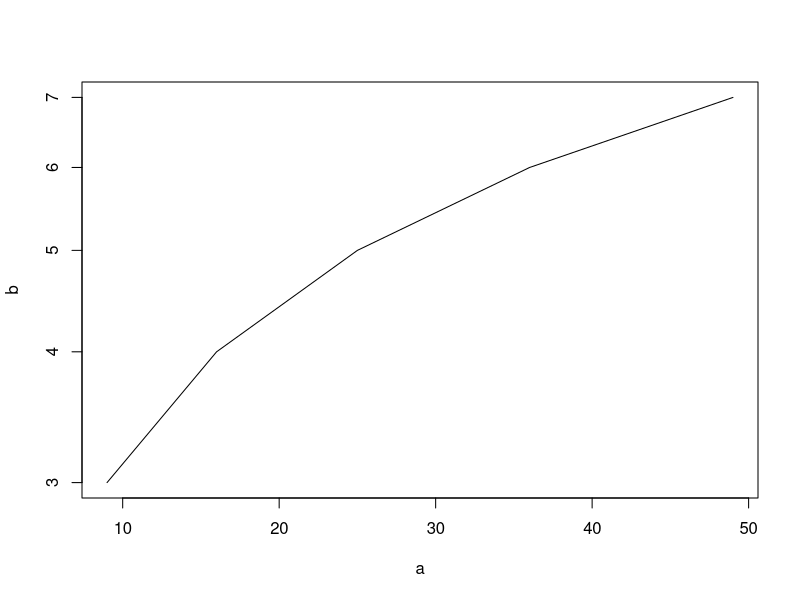
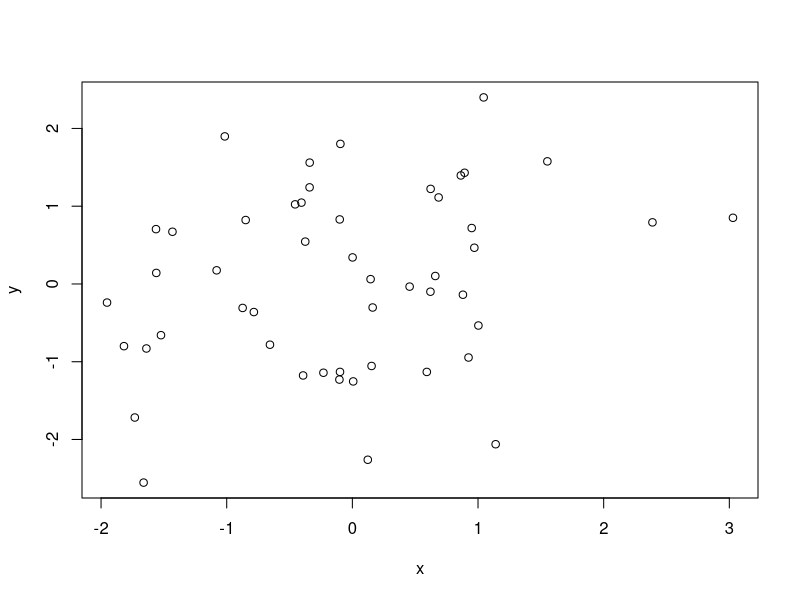
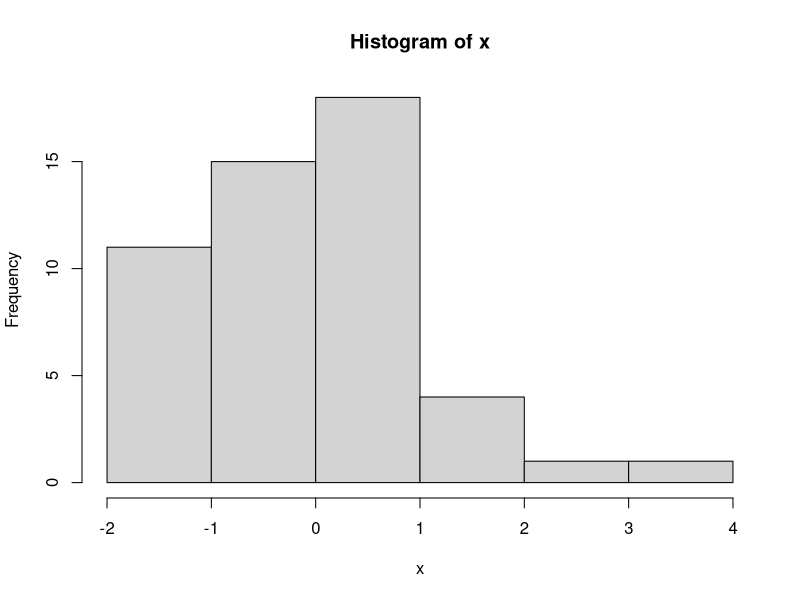
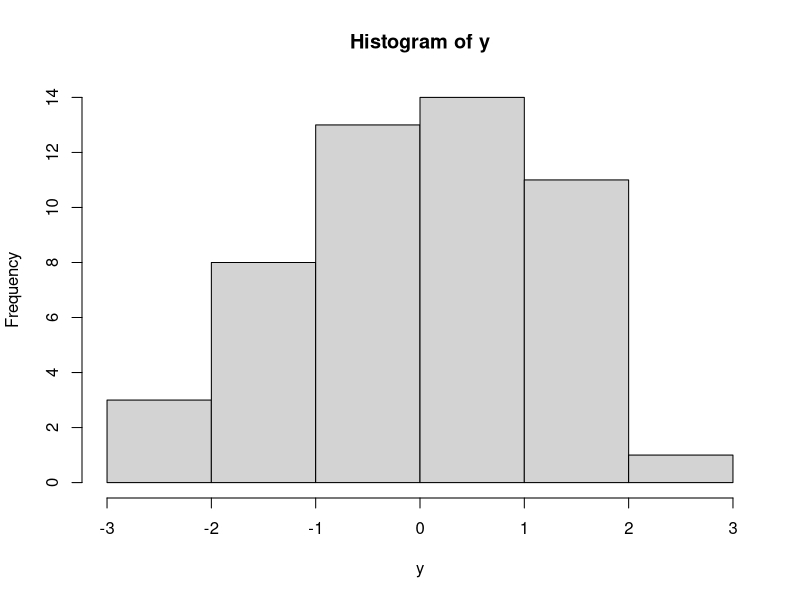
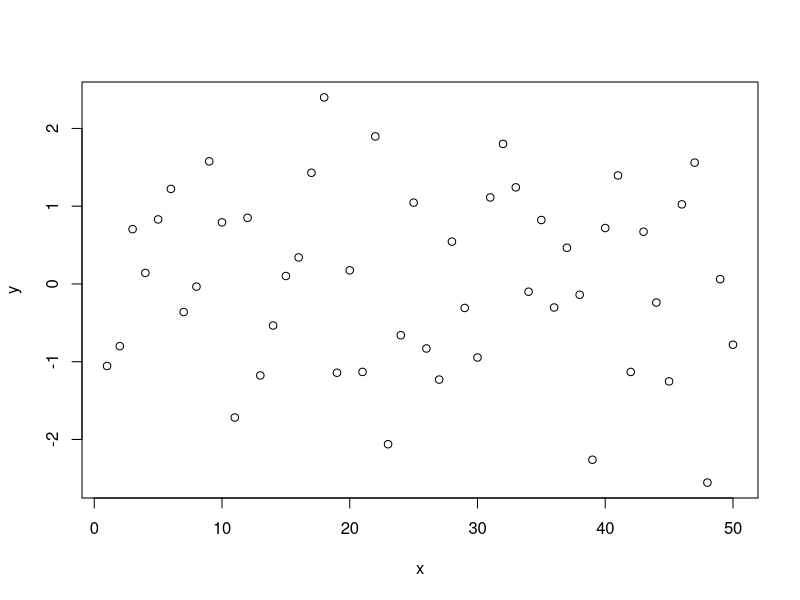
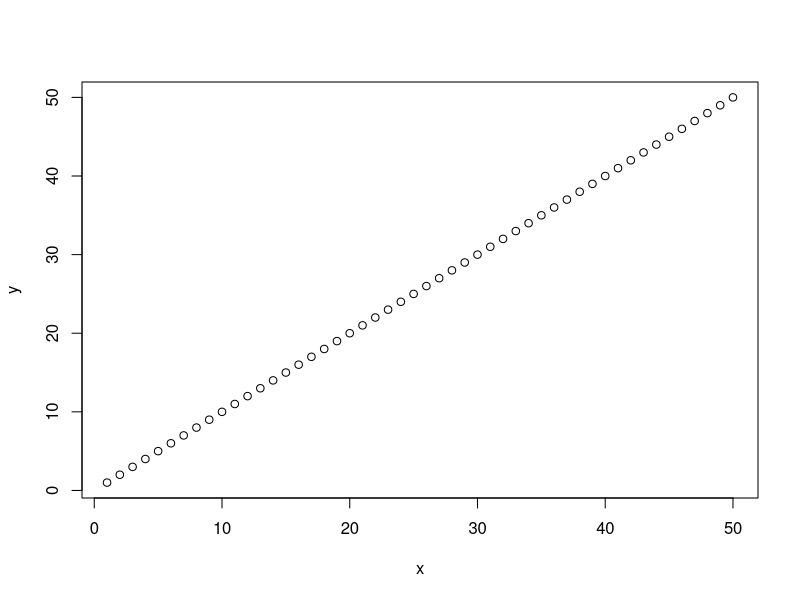
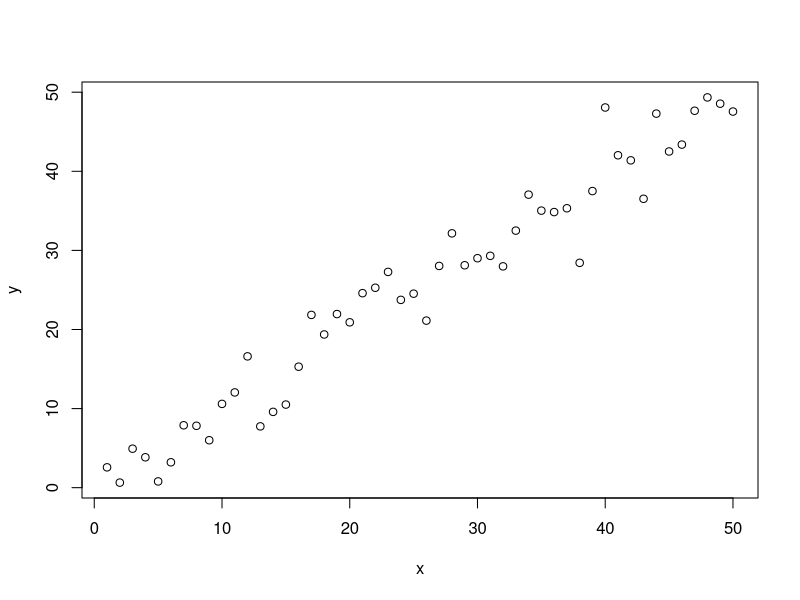
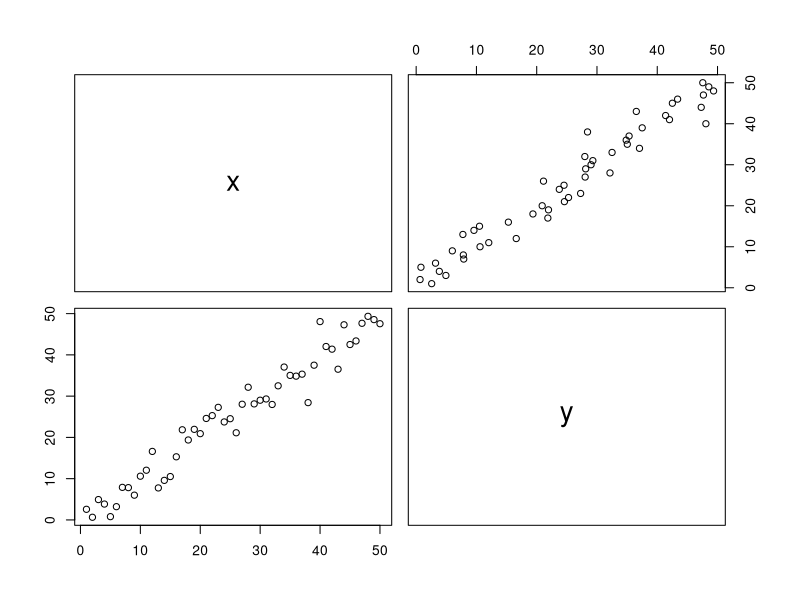

Write R code to recreate these figures, in order.
# Simple tests

a<-c(9,16,25,36,49)
b<-sqrt(a)
b
c<-sqrt(b)
c
a
plot(a,b, 
     #xaxp = c(5,55,55-5),
     log = "y",
     type = "l"
     )

x = rnorm(50)
y = rnorm(x)
plot(x,y)
hist.default(x)
hist.default(y)
ls()
x = 1:50
plot(x,y)
y = 1:50
plot(x,y)
w = 1 + sqrt(x)/2
dummy = data.frame(x=x, y =x +  rnorm(x)*w)
plot(dummy)
pairs(dummy)

library(psych)
pairs.panels(dummy)

fm = lm(y ~ x, data=dummy)
summary(fm)
plot(fm)
#pairs.panels(fm)
a
1/a

k = 1:10
l = k * c(1,0) +1

